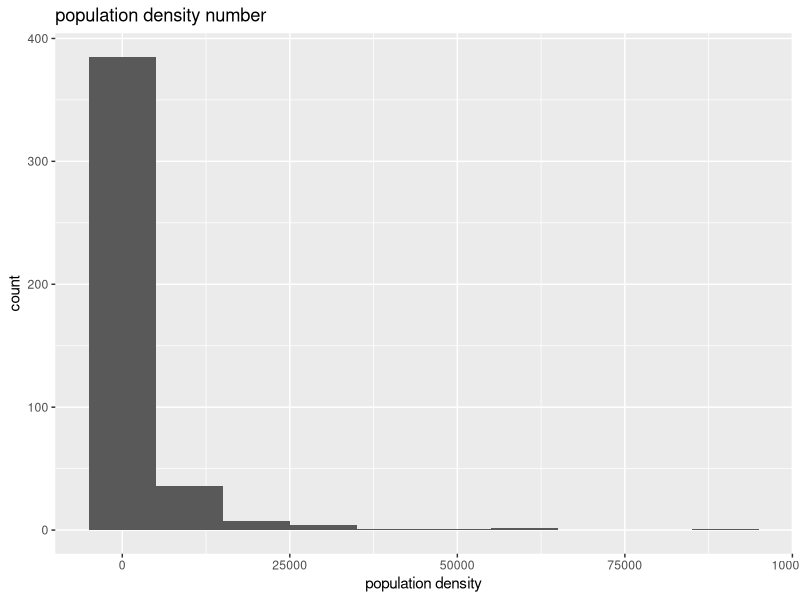
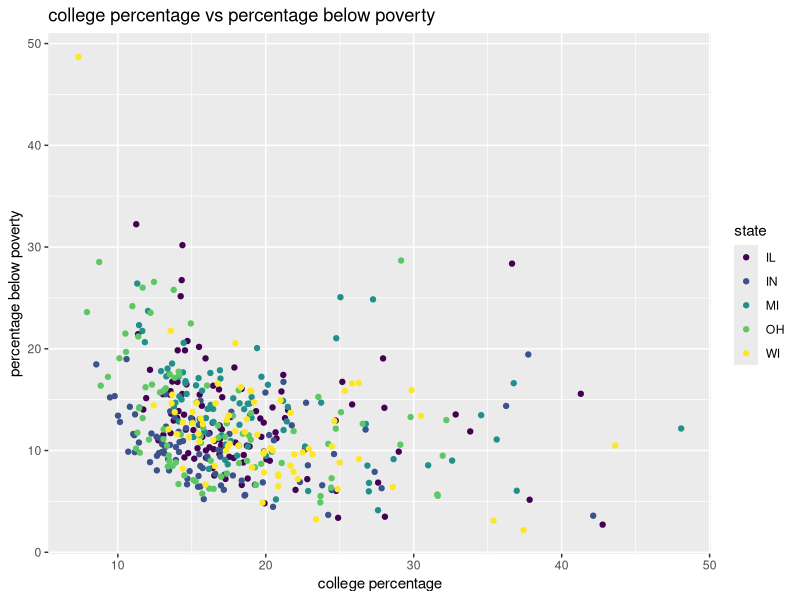

These charts were generated, in order, by the following R code:
## ---- chunk 1
#| label: load-packages
library(tidyverse)
library(viridis)
## ---- chunk 2
glimpse(midwest)
ggplot(midwest,
       aes(x= popdensity)) + geom_histogram(binwidth = 10000) + labs(title= "population density number", x = "population density", y = "count")
## ---- chunk 3
ggplot(midwest,
       aes(x=percollege, y= percbelowpoverty, color= state))+ geom_point()+scale_color_viridis_d()+ labs(title= "college percentage vs percentage below poverty", x = "college percentage", y = "percentage below poverty")
## ---- chunk 4
midwest <- midwest |>
  mutate(metro = if_else(inmetro == 1, "Yes", "No"))

